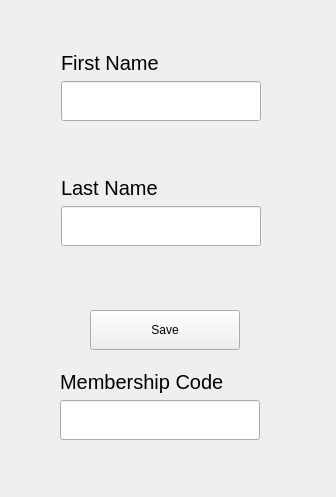
<?xml version="1.0" encoding="UTF-8"?>
<ui version="4.0">
 <class>AddMember</class>
 <widget class="QWidget" name="AddMember">
  <property name="geometry">
   <rect>
    <x>0</x>
    <y>0</y>
    <width>336</width>
    <height>497</height>
   </rect>
  </property>
  <property name="windowTitle">
   <string>Form</string>
  </property>
  <widget class="QPushButton" name="SaveButton">
   <property name="geometry">
    <rect>
     <x>90</x>
     <y>310</y>
     <width>150</width>
     <height>40</height>
    </rect>
   </property>
   <property name="text">
    <string>Save</string>
   </property>
  </widget>
  <widget class="QWidget" name="">
   <property name="geometry">
    <rect>
     <x>60</x>
     <y>370</y>
     <width>208</width>
     <height>71</height>
    </rect>
   </property>
   <layout class="QFormLayout" name="formLayout">
    <item row="1" column="0">
     <widget class="QLineEdit" name="MembershipLe">
      <property name="minimumSize">
       <size>
        <width>200</width>
        <height>40</height>
       </size>
      </property>
      <property name="readOnly">
       <bool>true</bool>
      </property>
     </widget>
    </item>
    <item row="0" column="0">
     <widget class="QLabel" name="label_3">
      <property name="font">
       <font>
        <pointsize>15</pointsize>
       </font>
      </property>
      <property name="text">
       <string>Membership Code</string>
      </property>
     </widget>
    </item>
   </layout>
  </widget>
  <widget class="QWidget" name="">
   <property name="geometry">
    <rect>
     <x>61</x>
     <y>51</y>
     <width>210</width>
     <height>244</height>
    </rect>
   </property>
   <layout class="QVBoxLayout" name="verticalLayout">
    <item>
     <layout class="QFormLayout" name="formLayout_3">
      <item row="0" column="0">
       <widget class="QLabel" name="label">
        <property name="font">
         <font>
          <pointsize>15</pointsize>
         </font>
        </property>
        <property name="text">
         <string>First Name</string>
        </property>
       </widget>
      </item>
      <item row="1" column="0">
       <widget class="QLineEdit" name="FirstNameLE">
        <property name="minimumSize">
         <size>
          <width>200</width>
          <height>40</height>
         </size>
        </property>
       </widget>
      </item>
     </layout>
    </item>
    <item>
     <spacer name="horizontalSpacer">
      <property name="orientation">
       <enum>Qt::Horizontal</enum>
      </property>
      <property name="sizeHint" stdset="0">
       <size>
        <width>118</width>
        <height>38</height>
       </size>
      </property>
     </spacer>
    </item>
    <item>
     <layout class="QFormLayout" name="formLayout_2">
      <item row="2" column="0">
       <widget class="QLineEdit" name="LastNameLE">
        <property name="minimumSize">
         <size>
          <width>200</width>
          <height>40</height>
         </size>
        </property>
       </widget>
      </item>
      <item row="1" column="0">
       <widget class="QLabel" name="label_2">
        <property name="font">
         <font>
          <pointsize>15</pointsize>
         </font>
        </property>
        <property name="text">
         <string>Last Name</string>
        </property>
       </widget>
      </item>
     </layout>
    </item>
    <item>
     <spacer name="horizontalSpacer_2">
      <property name="orientation">
       <enum>Qt::Horizontal</enum>
      </property>
      <property name="sizeHint" stdset="0">
       <size>
        <width>118</width>
        <height>38</height>
       </size>
      </property>
     </spacer>
    </item>
   </layout>
  </widget>
 </widget>
 <resources/>
 <connections/>
</ui>
